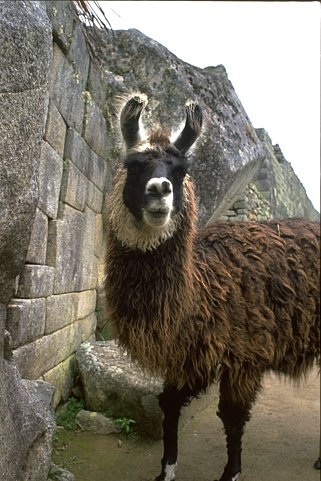
%> input picture Evaluation/data/BSDS500/images/6046.jpg, 321 x 481 px
$ octave --eval "result = segment_box(imread('../data/BSDS500/images/6046.jpg'));"   (GNU Octave 9; MATLAB toolbox functions it lacks are replaced by stand-ins)
%> lines starting %> are read from the running program, lines starting %| are printed output that depends on the picture; in (x1, y1, x2, y2) boxes, pixels count from 0 and x2, y2 are one past the last pixel; in counts of white or black regions, pixels touching at a corner belong together; the program's own positions count from 1
% Superpixel Benchmark
% Copyright (C) 2015  Peer Neubert, peer.neubert@etit.tu-chemnitz.de
%
% This program is free software: you can redistribute it and/or modify
% it under the terms of the GNU General Public License as published by
% the Free Software Foundation, either version 3 of the License, or
% (at your option) any later version.
%
% This program is distributed in the hope that it will be useful,
% but WITHOUT ANY WARRANTY; without even the implied warranty of
% MERCHANTABILITY or FITNESS FOR A PARTICULAR PURPOSE.  See the
% GNU General Public License for more details.
%
% You should have received a copy of the GNU General Public License
% along with this program.  If not, see <http://www.gnu.org/licenses/>.
%
% -------------------------------------
%
% [S time] = segment_box(image, n)
%
% Perfom box segmentation
%
% Parameters
%   image      ... Matlab image
%   n          ... (approximate) number of superpixels
%
% Returns
%   S    ... segment image
%   time ... execution time im ms of algorithm
%
function [S, time] = segment_box(image,n)

    if ~exist('n','var') | isempty(n),   n = 100;   end

    % execute
    tic();

    [h, w, c] = size(image);
%> h = 481; w = 321; c = 3
    B = zeros(h,w);

    ny = round(sqrt( n*h/w));
%> ny = 12
    nx = round(n/ny);
%> nx = 8

    dx = w/nx;
%> dx = 40.12
    dy = h/ny;
%> dy = 40.08

    for i=dx:dx:(w-1)
        B(:, round(i)) = 255;
    end
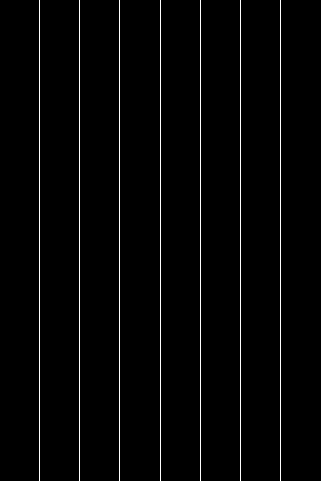
%> B: size 481x321 double; 2.2% white in thin lines or dots, all inside (x1, y1, x2, y2) = (39, 0, 281, 481)

    for i=dy:dy:(h-1)
        B(round(i), :) = 255;
    end
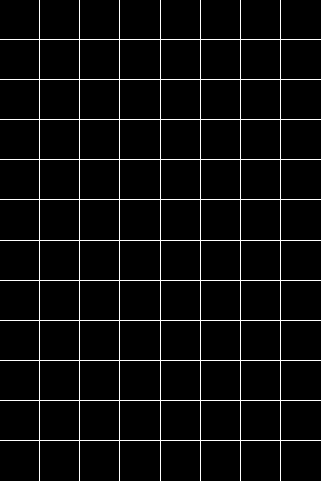
%> B: size 481x321 double; 4.4% white in thin lines or dots
    time = toc();

    % create multi-label-image
    S = uint16(boundaryImage2multiLabelImage(B));
    %time = 0;

end

function mli = boundaryImage2multiLabelImage(bim)
    inv_bim = max(bim(:))-bim;
    label_im = bwlabel(inv_bim,4);
    mli = imclose( label_im, strel([1 1 1; 1 1 1; 1 1 1]));
end

$ run again, on Evaluation/data/BSDS500/images/8068.jpg
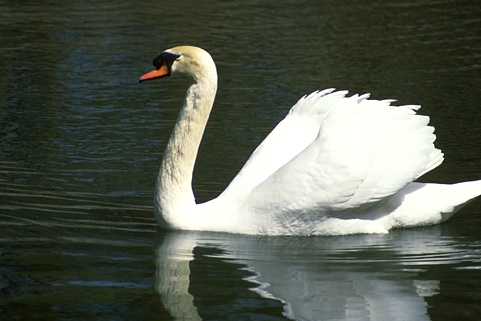
%> input picture Evaluation/data/BSDS500/images/8068.jpg, 481 x 321 px
%> after the loop in segment_box, `for i=dx:dx:(w-1)`:
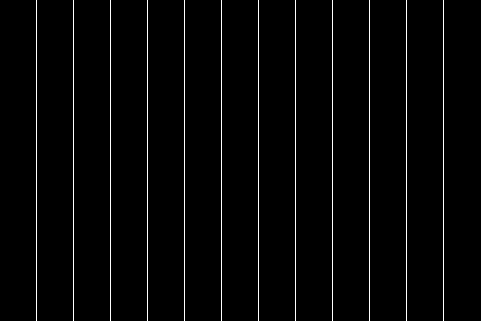
%> B: size 321x481 double; 2.5% white in thin lines or dots, all inside (x1, y1, x2, y2) = (36, 0, 444, 321)
%> after the loop in segment_box, `for i=dy:dy:(h-1)`:
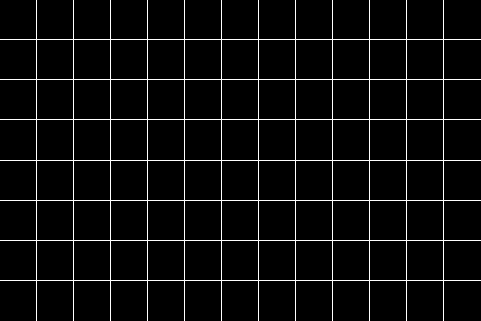
%> B: size 321x481 double; 4.6% white in thin lines or dots
